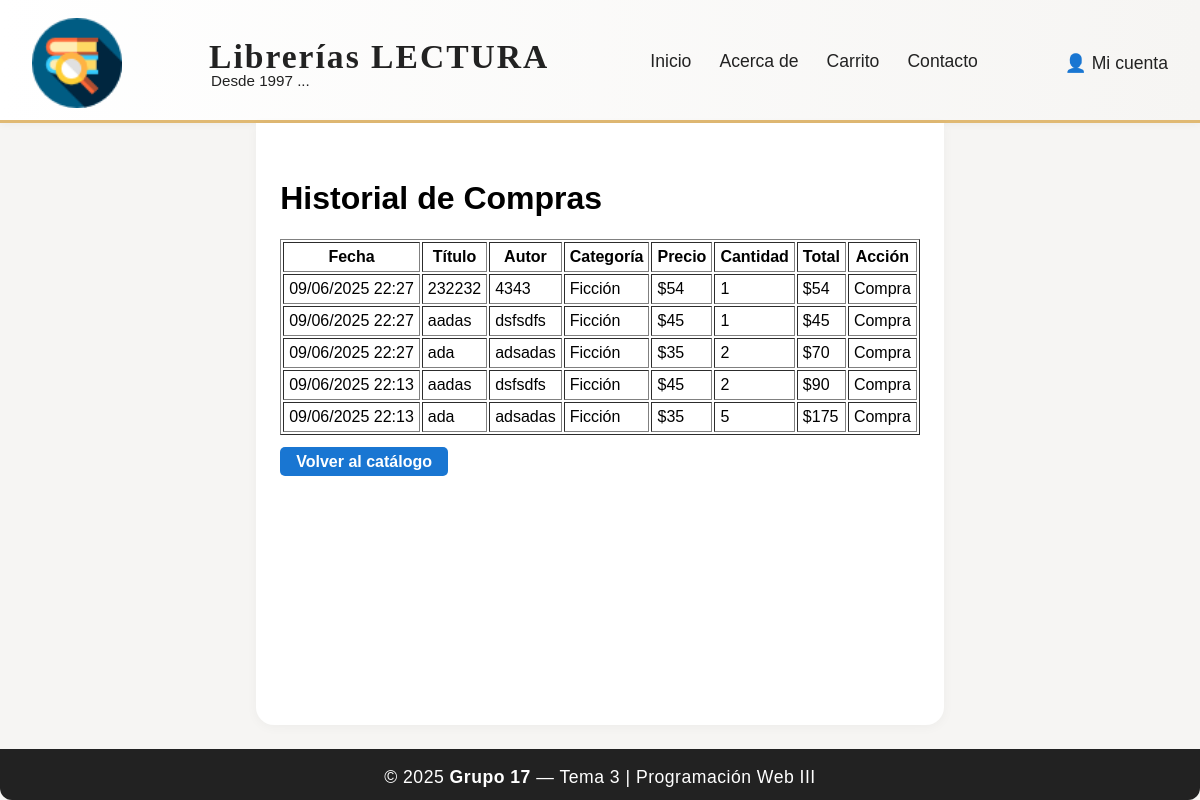
Before: /historial/ (signed in) with the older database file.
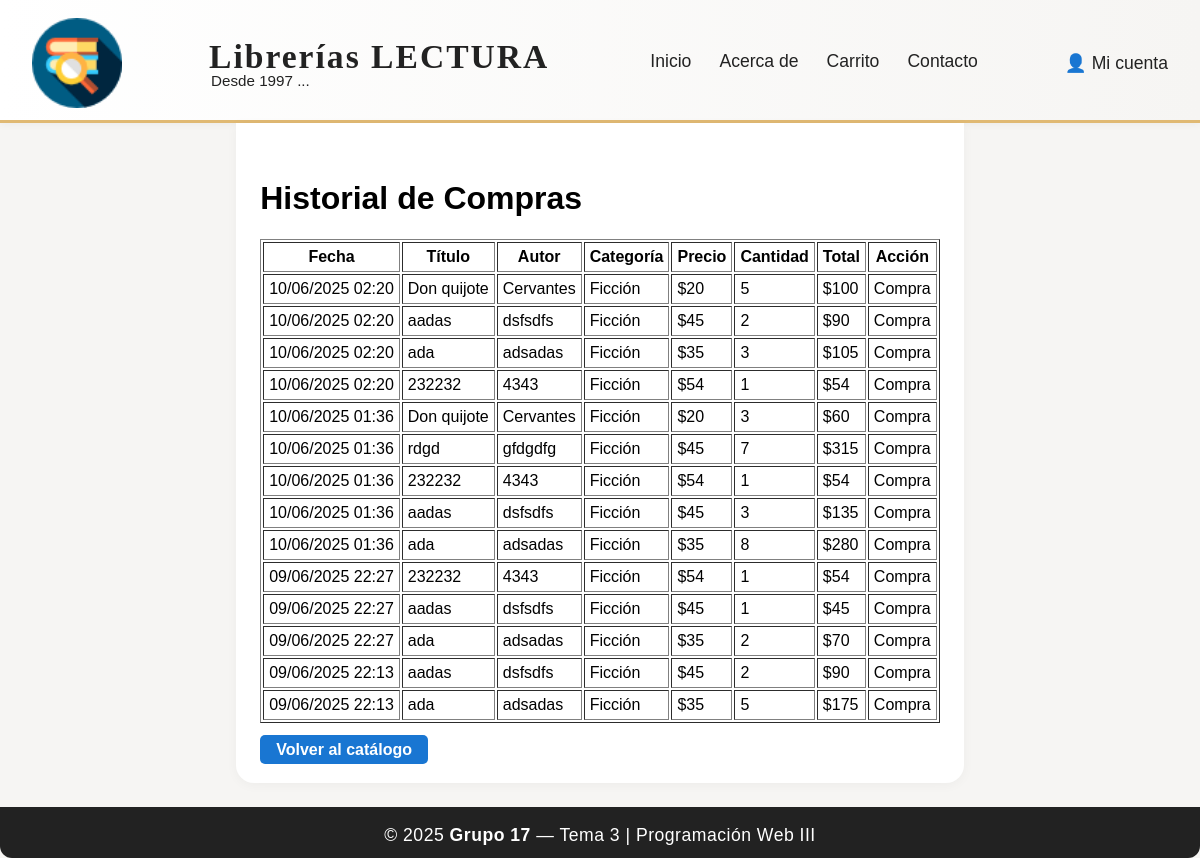
After: the same page with the newer database file.
### app/models.py (models this page shows, shortened)
class Historial(models.Model):
    usuario = models.ForeignKey(User, on_delete=models.CASCADE, null=True, blank=True)
    titulo = models.CharField(max_length=100, null=True, blank=True)
    autor = models.CharField(max_length=100, null=True, blank=True)
    fecha_publicacion = models.DateField(null=True, blank=True)
    categoria = models.CharField(max_length=100, blank=True, null=True)
    precio = models.IntegerField(default=0, null=True, blank=True)
    cantidad = models.PositiveIntegerField(default=1, null=True, blank=True)
    total = models.IntegerField(default=0, null=True, blank=True)
    accion = models.CharField(max_length=100, null=True, blank=True)
    fecha = models.DateTimeField(auto_now_add=True, null=True, blank=True)

### app/views.py (the view)
# urls.py: path('historial/', views.historial_compras, name='historial_compras'),
@login_required
def historial_compras(request):
    historial = Historial.objects.filter(usuario=request.user).order_by('-fecha')
    return render(request, 'historial_compras.html', {'historial': historial})

### app/templates/historial_compras.html (shortened to what this page needs)
{% load static %}
<!DOCTYPE html>
<html lang="es">
<head>
    <link rel="stylesheet" href="{% static 'estilos.css' %}">
</head>
<body>
    <div class="layout-flex">
        <header class="main-header">
            <div class="header-content">
                <img src="{% static 'img/libreriaicon.png' %}" alt="Logo" class="logo-header">
                <div class="header-title">
                    <span class="logo-text">Librerías <strong>LECTURA</strong></span>
                    <span class="logo-sub">Desde 1997 ...</span>
                </div>
                <nav class="main-nav">
                    <a href="{% url 'inicio' %}">Inicio</a>
                    <a href="#">Acerca de</a>
                    <a href="{% url 'ver_carrito' %}">Carrito</a>
                    <a href="#">Contacto</a>
                </nav>
                <div class="user-menu">
                    <span>👤 Mi cuenta</span>
                </div>
            </div>
        </header>
        <main class="main-content">
            <h1>Historial de Compras</h1>
            <table border="1" cellpadding="5" style="margin-top: 20px;">
                <tr>
                    <th>Fecha</th>
                    <th>Título</th>
                    <th>Autor</th>
                    <th>Categoría</th>
                    <th>Precio</th>
                    <th>Cantidad</th>
                    <th>Total</th>
                    <th>Acción</th>
                </tr>
                {% if historial %}
                    {% for item in historial %}
                    <tr>
                        <td>{{ item.fecha|date:'d/m/Y H:i' }}</td>
                        <td>{{ item.titulo }}</td>
                        <td>{{ item.autor }}</td>
                        <td>{{ item.categoria }}</td>
                        <td>${{ item.precio }}</td>
                        <td>{{ item.cantidad }}</td>
                        <td>${{ item.total }}</td>
                        <td>{{ item.accion }}</td>
                    </tr>
                    {% endfor %}
                {% else %}
                    <tr><td colspan="8">No hay compras registradas.</td></tr>
                {% endif %}
            </table>
            <br>
            <a href="{% url 'catalogo_libros' %}" style="padding: 6px 16px; background: #1976d2; color: white; border-radius: 5px; text-decoration: none; font-weight: bold;">Volver al catálogo</a>
        </main>
        <footer class="main-footer">
            <span>&copy; 2025 <strong>Grupo 17</strong> — Tema 3 | Programación Web III</span>
        </footer>
    </div>
</body>
</html>

Changed rows visible on the page:
added Historial: fecha "10/06/2025 02:20", titulo "Don quijote", autor "Cervantes", categoria "Ficción", precio "20", cantidad "5", total "100", accion "Compra"
added Historial: fecha "10/06/2025 02:20", titulo "aadas", autor "dsfsdfs", categoria "Ficción", precio "45", cantidad "2", total "90", accion "Compra"
added Historial: fecha "10/06/2025 02:20", titulo "ada", autor "adsadas", categoria "Ficción", precio "35", cantidad "3", total "105", accion "Compra"
added Historial: fecha "10/06/2025 02:20", titulo "232232", autor "4343", categoria "Ficción", precio "54", cantidad "1", total "54", accion "Compra"
added Historial: fecha "10/06/2025 01:36", titulo "Don quijote", autor "Cervantes", categoria "Ficción", precio "20", cantidad "3", total "60", accion "Compra"
added Historial: fecha "10/06/2025 01:36", titulo "rdgd", autor "gfdgdfg", categoria "Ficción", precio "45", cantidad "7", total "315", accion "Compra"
added Historial: fecha "10/06/2025 01:36", titulo "232232", autor "4343", categoria "Ficción", precio "54", cantidad "1", total "54", accion "Compra"
added Historial: fecha "10/06/2025 01:36", titulo "aadas", autor "dsfsdfs", categoria "Ficción", precio "45", cantidad "3", total "135", accion "Compra"
added Historial: fecha "10/06/2025 01:36", titulo "ada", autor "adsadas", categoria "Ficción", precio "35", cantidad "8", total "280", accion "Compra"
